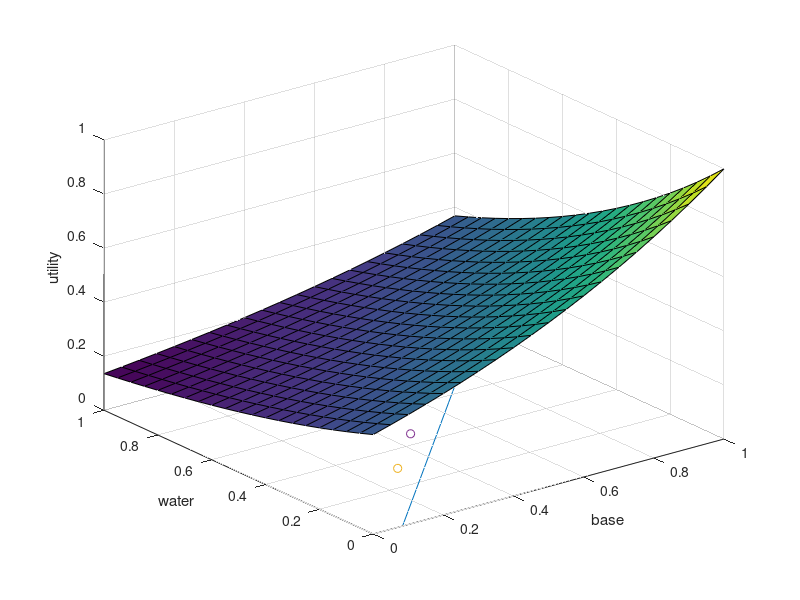

Reproduce this figure in MATLAB. (Note: this script raises an error after producing the figure.)
clear all
hold off
%x = -10:0.5:10;
x = 0:0.05:1;
[X,Y] = meshgrid(x);
%Z = -(Y.^2)+(X*-Y) ;
%Z = exp((X+Y) - (X-Y).^2);
%Z = (abs(X)./abs(Y)) - ((X-Y).^3);
Z = exp((-X.*Y) - ((X-Y).^2)+1)/exp(1);
W = -(X.^2) + (X.*Y) - (Y.^2) +1;
u = 0.9;
%y = 0.5 * (x + sqrt((-4*u) - (3* (x.^2)) + 4));
%z = 0.5 * (x - sqrt((-4*u) - (3* (x.^2)) + 4));
%contour3(X,Y,Z,30)
%hold on
surf(X,Y,Z)
hold on
ylim([0,1])
%plot(x,y)
%plot(x,z)
xlabel('x')
ylabel('y')
zlabel('z')


%x^2+2*x*y+y^2=0;

%%
x = [0:1:100];
%y = [0:.7:300];
alpha = 0.3;
[X1,X2] = meshgrid(x, x);
for i =1:length(X1)
    for j=1:length(X1(1,:))
        Y1(i,j)=0;
        Y1(i,j) = i/j;
        if (Y1(i,j)<5)
            Y2(i,j) = 1;
        else
            Y2(i,j)= 0;
        end
    end

end

%surf(X1, X2, Y1)
%surf(X1,X2,Y2)
%%
x = 0:0.025:1;
[X,Y] = meshgrid(x);
Z = Y.*exp(-(X+0.3).^2-((Y).^2));
contour3(X,Y,Z,30)
xlabel('water')
ylabel('base')
zlabel('utility')
%%

%%%%%%%%%%%%%%% CODE FOR MIXBED %%%%%%%%%%%%%%%%%%%%%
hold off
clear all
x = 0:0.05:1;
[X,Y] = meshgrid(x);
Z = exp(X+Y)/exp(2);
W = exp(X+X)/exp(1);
normZ = Z - min(Z(:));
normZ = normZ ./ max(normZ(:)); % *
surf(X,Y,Z)
%contour3(X,Y,Z,50)

xlabel('acid')
ylabel('water')
zlabel('utility')


hold on
%[t1,t2] = meshgrid(x);
%t2 = t2+log(0.4415);
%z = 1.2 * ones(1,21);
%t3 = meshgrid(z);

%surf(t1,t2,t3)
base = 0.3;
water = 0.3;
scatter(base,water);
u = 0.4;
ylim([0 1])
plot(x, (-x-log(u)));
a = 0.5*(-(log(u))+base-water)
b = 0.5*(-(log(u))-base+water)
scatter(a,b)
%bod = [0.7;0.3];
%scatter(bod)
%plot(bod)
%%

%%%%% CODE FOR ANION %%%%%

hold off
clear all
x = 0:0.05:1;
[X,Y] = meshgrid(x);
Z = exp(X-Y)/exp(1);
surf(X,Y,Z)

xlabel('base')
ylabel('water')
zlabel('utility')

hold on

base = 0.3;
water = 0.3;
scatter(base,water);
u = 0.4;
ylim([0 1])
plot(x, (x-(log(u)+1)));
a = 0.5*(-(log(u))+base-water);
b = 0.5*(-(log(u))-base+water);
scatter(a,b)
%bod = [0.7;0.3];
%scatter(bod)
%plot(bod)

%%
clear all
hold off
x = 1:10;
y = 11:20;
z = x'*y;
c = randi(10,10);
sliceomatic(x,y,z,c)
%%
clear all
x = 0:0.05:1;
[X,Y,Z] = meshgrid(x, x, x);
c = exp(X+Y+Z)/exp(3);
surf(X(:,:,21),Y(:,:,21),c(:,:,21));
%sliceomatic1p0(c)
%%
clear all
x = 0:0.05:1;
plot(x,0.1./x)
xlim([0 1])
ylim([0 1])
%%
clear all
[x,y,z] = meshgrid(-2:.2:2, -2:.25:2, -2:.16:2);
v = x .* exp(-x.^2 - y.^2 - z.^2);
sliceomatic(v)
%%
x = 0:0.05:1;
[X,Y] = meshgrid(x);
Z = 0.5 * (-abs(X).^2+abs(Y).^2);
normZ = Z - min(Z(:));
normZ = normZ ./ max(normZ(:)); % *
contour3(X,Y,Z,50)
xlabel('water')
ylabel('base')
zlabel('utility')

%%
clear all
x = [0:.05:1];
[X1,X2] = meshgrid(x, x);
for i =1:length(X1)
    for j=1:length(X1(1,:))
        Y1(i,j)=0;
        Y1(i,j) = 0.1*log(i) /( 0.1*log(j));
        if (Y1(i,j)<1)
            Y2(i,j) = 1;
        else
            Y2(i,j)= 0;
        end
    end

end

surf(X1, X2, Y1)
%surf(X1,X2,Y2)
xlabel('x_1 or i')
ylabel('x_2 or j')
zlabel('utility')


%%
clear all
x = [-1:0.1:5];
plot(x, (0.5*log(x)) + 0.5*log(10));
%%
clear all
hold off
x = [0:0.05:1];
%y = x.^2;
plot(x,x-0.2)
hold on
plot(x, x+0.2);
ylim([0 1]);
%%

%%
clear all
x = [0:.05:1];
[X1,X2] = meshgrid(x, x);
for i =1:length(X1)
    for j=1:length(X1(1,:))
        Y1(i,j)=0;
        Y1(i,j) = 0.3*i - 0.4*j;
        if (Y1(i,j)<1)
            Y2(i,j) = 1;
        else
            Y2(i,j)= 0;
        end
    end

end

surf(X1, X2, Y1)
%surf(X1,X2,Y2)
xlabel('x_1 or i')
ylabel('x_2 or j')
zlabel('utility')


%%
clear all
hold off
x = -0.5:0.05:1;
[X,Y] = meshgrid(x);
Z = exp(-X+Y)/exp(1);
%Z = 0.5 * (-abs(X).^2+abs(Y).^2);
%normZ = Z - min(Z(:));
%normZ = normZ ./ max(normZ(:)); % *
contour3(X,Y,Z,50)
xlabel('water')
ylabel('base')
%zlabel('utility')
hold on

water = 0.25;
base = 0.5;
%scatter(water,base);
u = 0.99;
ylim([0 1])
xlim([-0.5 1])

plot(x, (x+(log(u)+1)));
plot(x,-x+((log(u)+1)));
a = 0.5*(-(log(u)+1)+water+base)
b = 0.5*((log(u)+1)+water+base)
points = [water, a;base, b];
scatter(points(1,:), points(2,:))
%bod = [0.7;0.3];
%scatter(bod)
%plot(bod)
%%
%clear all
u = 0.99;
z = 0.5;
t = 0.2;
Q1 = [z; z+(log(u)+1)];
Q2 = [t; t+(log(u)+1)];
P = [0.25; 0.5];
a = 0.05;
b = 1.04;
X3 = [0.25,0.5;a,b];
d2 = pdist(X3,'euclidean')
sqrt((0.25-a)^2+(0.5-b)^2)
% Ax+By+X = 0; (m,n)
% d = Am+Bn+C / sqrt(A^2 + B^2)
d3 = (0.25-0.5+(log(u)+1))/(sqrt(2))
%%
clear all
hold off
x = 0:0.05:1;
[X,Y] = meshgrid(x);
Z = exp(-X+Y)/exp(1);
%Z = 0.5 * (-abs(X).^2+abs(Y).^2);
%normZ = Z - min(Z(:));
%normZ = normZ ./ max(normZ(:)); % *
contour3(X,Y,Z,50)
xlabel('water')
ylabel('base')
%zlabel('utility')
hold on

water = 0.25;
base = 0.5;
%scatter(water,base);
u = 0.99;
ylim([0 1])
xlim([-0.5 1])

plot(x, (x+(log(u)+1)));
plot(x,-x+((log(u)+1)));
a = 0.5*(-(log(u)+1)+water+base)
b = 0.5*((log(u)+1)+water+base)
points = [water, a;base, b];
scatter(points(1,:), points(2,:))
%bod = [0.7;0.3];
%scatter(bod)
%plot(bod)
%%
%clear all
u = 0.99;
z = 0.5;
t = 0.2;
Q1 = [z; z+(log(u)+1)];
Q2 = [t; t+(log(u)+1)];
P = [0.25; 0.5];
a = 0.05;
b = 1.04;
X3 = [0.25,0.5;a,b];
d2 = pdist(X3,'euclidean')
sqrt((0.25-a)^2+(0.5-b)^2)
% Ax+By+X = 0; (m,n)
% d = Am+Bn+C / sqrt(A^2 + B^2)
d3 = (0.25-0.5+(log(u)+1))/(sqrt(2))
%%
clear all
hold off
x = 0:0.05:1;
u=0.8;
[X,Y] = meshgrid(x);
Z = -X-Y+(log(u)+3);
surf(X,Y,Z)
x = 0.25;
y = 0.3;
z = 0.2;
hold on
scatter3(x,y,z)
a = (x*(log(u)+3))/3;
b = (y*-(log(u)+3))/3;
c = (z*-(log(u)+3))/3;
scatter3(a,b,c)
xlabel('x')
ylabel('y')
zlabel('z')
%%
clear all
hold off
x = 0:0.05:1;
u=0.4;
[X,Y] = meshgrid(x);
Z = -X-Y +(log(u)+3);
surf(X,Y,Z)
x = 0.25;
y = 0.3;
z = 0.4;
hold on
T = X+Y;
%surf(X,Y,T)
scatter3(x,y,z)
a = x + ((log(u)+3-(x+y+z))/(3));
b = y + ((log(u)+3-(x+y+z))/(3));
c = z + ((log(u)+3-(x+y+z))/(3));
scatter3(a,b,c)
xlabel('x')
ylabel('y')
zlabel('z')
